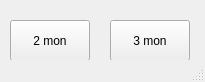
<?xml version="1.0" encoding="UTF-8"?>
<ui version="4.0">
 <class>tb_mon_sw</class>
 <widget class="QMainWindow" name="tb_mon_sw">
  <property name="sizePolicy">
   <sizepolicy hsizetype="Preferred" vsizetype="Preferred">
    <horstretch>0</horstretch>
    <verstretch>0</verstretch>
   </sizepolicy>
  </property>
  <property name="minimumSize">
   <size>
    <width>205</width>
    <height>82</height>
   </size>
  </property>
  <property name="maximumSize">
   <size>
    <width>205</width>
    <height>82</height>
   </size>
  </property>
  <property name="windowTitle">
   <string>tbmon v1.0</string>
  </property>
  <widget class="QWidget" name="centralwidget">
   <widget class="QPushButton" name="pushButton">
    <property name="geometry">
     <rect>
      <x>10</x>
      <y>20</y>
      <width>80</width>
      <height>41</height>
     </rect>
    </property>
    <property name="text">
     <string>2 mon</string>
    </property>
   </widget>
   <widget class="QPushButton" name="pushButton_2">
    <property name="geometry">
     <rect>
      <x>110</x>
      <y>20</y>
      <width>80</width>
      <height>41</height>
     </rect>
    </property>
    <property name="text">
     <string>3 mon</string>
    </property>
   </widget>
  </widget>
  <widget class="QStatusBar" name="statusbar"/>
 </widget>
 <resources/>
 <connections/>
</ui>
